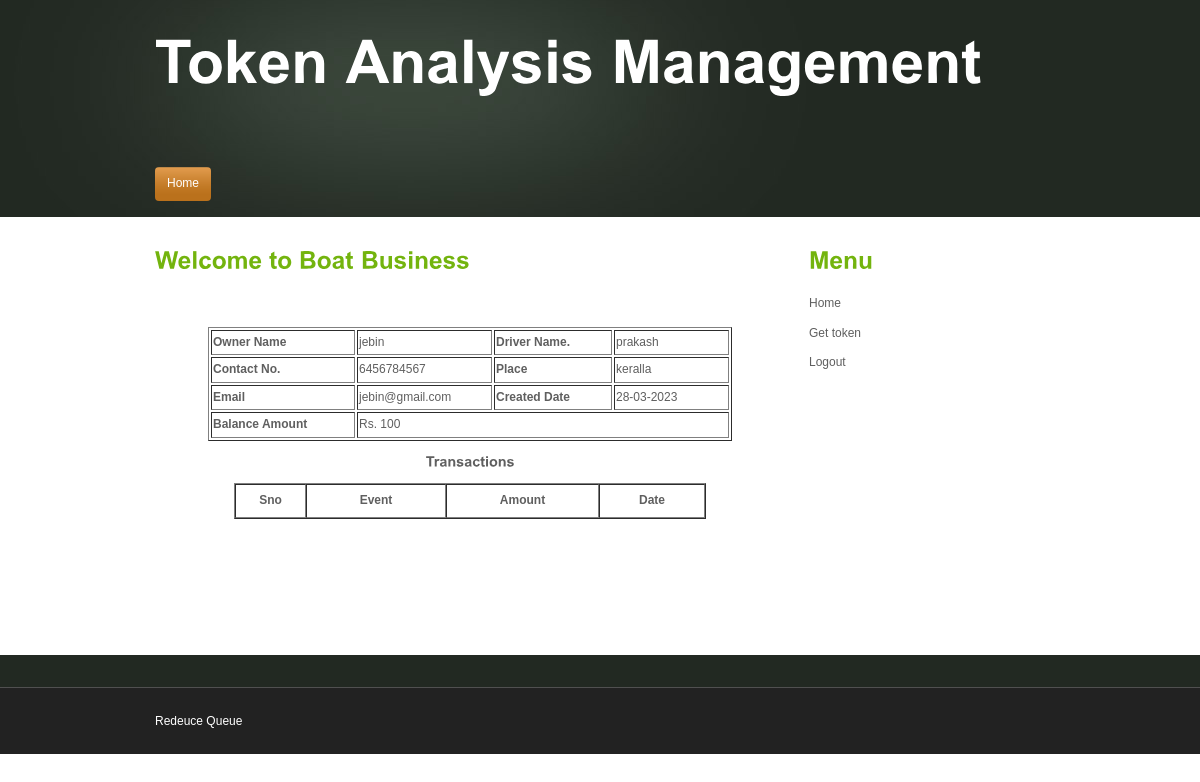
Page /userhome.php (signed in) on the committed database.
### tables this page shows
CREATE TABLE `register` (
  `id` int(11) NOT NULL,
  `name` varchar(30) NOT NULL,
  `driver_name` varchar(45) NOT NULL,
  `boat_number` varchar(50) NOT NULL,
  `gender` varchar(10) NOT NULL,
  `dob` varchar(15) NOT NULL,
  `address` varchar(50) NOT NULL,
  `email` varchar(40) NOT NULL,
  `contact` bigint(20) NOT NULL,
  `account` varchar(20) NOT NULL,
  `branch` varchar(30) NOT NULL,
  `deposit` double NOT NULL,
  `pass` varchar(20) NOT NULL,
  `rdate` varchar(15) NOT NULL,
  `status` int(11) NOT NULL
);

### userhome.php (the view, shortened to what this page needs)
<?php
include("include/dbconnect.php");
extract($_REQUEST);
$account=$_SESSION['uname'];
 $q1=mysqli_query($connect, "select * from register where account='$account'");
			$r1=mysqli_fetch_array($q1);
?>
<!DOCTYPE html PUBLIC "-//W3C//DTD XHTML 1.0 Transitional//EN" "http://www.w3.org/TR/xhtml1/DTD/xhtml1-transitional.dtd">
<html xmlns="http://www.w3.org/1999/xhtml">
<head>
<link href="style.css" rel="stylesheet" type="text/css" />
</head>
<body>
<div class="main">
  <div class="header">
    <div class="header_resize">
      <div class="logo">
	  <?php include("include/header.php"); ?>
	  </div>
      <div class="menu_nav">
        <ul>
			<li class="active"><a href="userhome.php">Home</a></li>
        </ul>
      </div>
    </div>
  </div>
  <div class="content">
    <div class="content_resize">
      <div class="mainbar">
        <form id="form1" name="form1" method="post" action="">
          <h2>Welcome to Boat Business </h2>
          <p align="center">&nbsp;</p>
          <table width="524" border="1" align="center">
            <tr>
              <th width="140" align="left" scope="row">Owner Name</th>
              <td width="131" align="left"><?php echo $r1['name']; ?></td>
              <th width="114" align="left">Driver Name. </th>
              <td width="111" align="left"><?php echo $r1['driver_name']; ?></td>
            </tr>
            <tr>
              <th align="left" scope="row">Contact No. </th>
              <td align="left"><?php echo $r1['contact']; ?></td>
              <th align="left">Place</th>
              <td align="left"><?php echo $r1['address']; ?></td>
            </tr>
            <tr>
              <th align="left" scope="row">Email</th>
              <td align="left"><?php echo $r1['email']; ?></td>
              <th align="left">Created Date </th>
              <td align="left"><?php echo $r1['rdate']; ?></td>
            </tr>
            <tr>
              <th align="left" scope="row">Balance Amount </th>
              <td colspan="3" align="left">Rs. <?php echo $r1['deposit']; ?></td>
            </tr>
          </table>
          <h3 align="center">Transactions</h3>
          <table width="472" border="1" align="center" cellpadding="5" cellspacing="0">
            <tr>
              <th width="59" scope="col">Sno</th>
              <th width="128" scope="col">Event</th>
              <th width="141" scope="col">Amount</th>
              <th width="94" scope="col">Date</th>
            </tr>
          </table>
          <p align="center">&nbsp;</p>
          <p>&nbsp;</p>
        </form>
        <p>&nbsp;        </p>
      </div>
      <div class="sidebar">
        <div class="gadget">
          <h2 class="star">Menu</h2>
          <ul class="sb_menu">
            <li><a href="userhome.php">Home</a></li>
			<li><a href="get_token.php">Get token</a></li>
            <li><a href="logout.php">Logout</a></li>
          </ul>
        </div>
      </div>
    </div>
  </div>
  <div class="fbg">
  </div>
  <div class="footer">
    <div class="footer_resize">
      <?php include("include/footer.php"); ?>
    </div>
  </div>
</div>
</body>
</html>

### style.css (style rules this page uses)
body { margin:0; padding:0; width:100%; color:#5f5f5f; font:normal 12px/1.8em Arial, Helvetica, sans-serif; }
html, .main { padding:0; margin:0; background-color:#fff; }
h2 { font:bold 24px Arial, Helvetica, sans-serif; color:#73b40e; padding:8px 0; margin:8px 0; }
p { margin:8px 0; padding:0 0 8px 0; font:normal 12px/1.8em Arial, Helvetica, sans-serif; }
a { color:#73b40e; text-decoration:underline; }
.header, .content, .menu_nav, .fbg, .footer, form, ol, ol li, ul, .content .mainbar, .content .sidebar { margin:0; padding:0; }
.content_resize, .fbg_resize, .footer_resize { margin:0 auto; padding:0 40px; width:890px; }
.content, .fbg { padding:16px 0; }
.header { background:url(images/header_bg.jpg) repeat-x top; height:217px; }
.header_resize { margin:0 auto; padding:0 0 0 40px; width:930px; }
.header .logo { width:auto; float:left; }
.menu_nav { float:left; width:653px; }
.menu_nav ul { margin:0; padding:20px 0 0; list-style:none; }
.menu_nav ul li { margin:0 12px 0 0; float:left; }
.menu_nav ul li a { display:block; margin:0; padding:6px 12px; color:#fff; text-decoration:none; background:#f00 url(images/menu.gif) repeat-x top; }
.menu_nav ul li a { border-radus:4px; -moz-border-radius:4px; -webkit-border-radius:4px; }
.menu_nav ul li a:hover, .menu_nav ul li.active a { background:url(images/menu_a.gif) repeat-x top; }
.content { padding-bottom:16px; }
.content_resize { border-top:none; }
.content .mainbar { float:left; width:630px; }
.content .mainbar .article, .content .sidebar .gadget { margin:0; padding:0 0 16px 0; }
.content .sidebar { float:right; width:236px; }
ul.sb_menu, ul.ex_menu { margin:0; padding:0; list-style:none; color:#959595; }
ul.sb_menu li, ul.ex_menu li { margin:0; }
ul.sb_menu li { padding:4px 0; }
ul.sb_menu li a, ul.ex_menu li a { color:#5f5f5f; text-decoration:none; }
.fbg { background-color:#222922; color:#fff; }
.footer { background-color:#222222; border-top:1px solid #505050; padding:16px 0; color:#fff; }

### rows in the picture
register: name "jebin", driver_name "prakash", contact "6456784567", address "keralla", email "jebin@gmail.com", rdate "28-03-2023", deposit "100"
